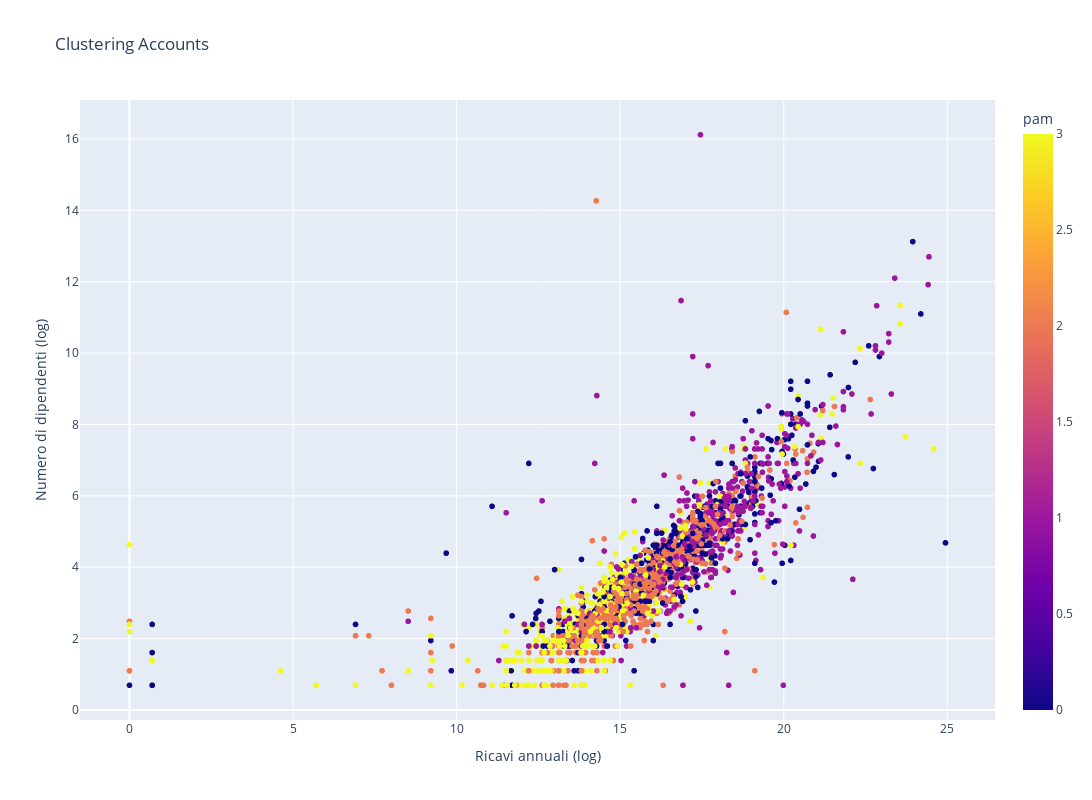

Source (notebook cell):
### Code cell
fig = px.scatter(
    accounts,
    x="Ricavi annuali",
    y="Numero di dipendenti",
    color="pam",
    hover_name="Nome account",  
    hover_data={
        "Ricavi annuali": False, 
        "Numero di dipendenti": False,
        "pam": True
    },
    title="Clustering Accounts",
    width=1300,
    height=800,
)

fig.update_layout(
    xaxis_title="Ricavi annuali (log)",
    yaxis_title="Numero di dipendenti (log)",
    legend_title="Cluster"
)

fig.show()

### Figure 1 — Plotly figure (JSON) as saved in the notebook; plotly's stock layout.template omitted (floating-point values rounded to 4 significant figures; data arrays with more than 128 entries replaced by an {"elided": "..."} marker saying what was removed)
{"data": [{"customdata": {"elided": "2203x1 float values"}, "hovertemplate": "<b>%{hovertext}</b><br><br>pam=%{marker.color}<extra></extra>", "hovertext": {"elided": "2203 str values"}, "legendgroup": "", "marker": {"color": {"elided": "2203 float values"}, "coloraxis": "coloraxis", "symbol": "circle"}, "mode": "markers", "name": "", "showlegend": false, "type": "scattergl", "x": {"elided": "2203 float values"}, "xaxis": "x", "y": {"elided": "2203 float values"}, "yaxis": "y"}], "layout": {"coloraxis": {"colorbar": {"title": {"text": "pam"}}, "colorscale": [[0, "#0d0887"], [0.1111, "#46039f"], [0.2222, "#7201a8"], [0.3333, "#9c179e"], [0.4444, "#bd3786"], [0.5556, "#d8576b"], [0.6667, "#ed7953"], [0.7778, "#fb9f3a"], [0.8889, "#fdca26"], [1, "#f0f921"]]}, "height": 800, "legend": {"title": {"text": "Cluster"}, "tracegroupgap": 0}, "title": {"text": "Clustering Accounts"}, "width": 1300, "xaxis": {"anchor": "y", "domain": [0, 1], "title": {"text": "Ricavi annuali (log)"}}, "yaxis": {"anchor": "x", "domain": [0, 1], "title": {"text": "Numero di dipendenti (log)"}}}}
